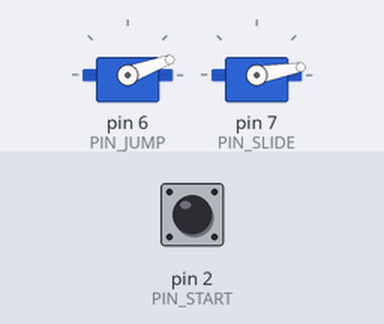
A sketch run on a simulated Arduino Uno, built with avr-gcc and run on an emulated ATmega328P. Parts: 2 × servo. The test bench sets the inputs (shaded band); at power-on: pin 2 (PIN_START) HIGH. What the sketch prints to the serial monitor is not drawn.

Above: at 1.2 s.
1.3 s: pin 2 (PIN_START) pulled LOW for 0.15 s
Timing chart, 0 to 16.7 s (numbered marks = the images above; inputs shaded):
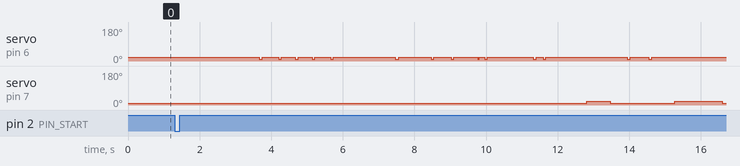

Measured:
- after the input at 1.3 s, servo on pin 7 (PIN_SLIDE): 10° → 20° after 11.5 s, → 10° 0.65 s later, → 20° 1.8 s later, → 10° 1.3 s later

The sketch:

cookie_run_bot.ino
```cpp
#include <Servo.h>
#include <avr/pgmspace.h>
#include "timing_table.h"

// ---------------------------------------------------------------- pins
const uint8_t PIN_JUMP  = 6;
const uint8_t PIN_SLIDE = 7;
const uint8_t PIN_START = 2;   // push button: one leg here, other leg to GND

// ------------------------------------------------- servo travel angles
// Tune these against a drawing app before touching Cookie Run.
const uint8_t REST_JUMP  = 20;
const uint8_t PRESS_JUMP = 10;
const uint8_t REST_SLIDE  = 10;
const uint8_t PRESS_SLIDE = 20;

// Shifts the whole sequence. Positive = everything happens later.
const int32_t TIME_OFFSET_MS = 0;

Servo servoJump, servoSlide;

// ---------------------------------------------------------------- state
bool running = false;
uint32_t startMs = 0;
uint16_t nextEv = 0;

bool jumpDown = false, slideDown = false;
uint32_t jumpReleaseAt = 0, slideReleaseAt = 0;

void setup() {
  Serial.begin(9600);
  pinMode(PIN_START, INPUT_PULLUP);

  servoJump.attach(PIN_JUMP);
  servoSlide.attach(PIN_SLIDE);
  servoJump.write(REST_JUMP);
  servoSlide.write(REST_SLIDE);

  Serial.print(F("Ready. "));
  Serial.print(EV_COUNT);
  Serial.println(F(" events loaded. Press the button to start."));
}

void loop() {
  // ---- waiting for the start button ----
  if (!running) {
    if (digitalRead(PIN_START) == LOW) {
      delay(20);                                 // debounce
      while (digitalRead(PIN_START) == LOW) { }  // wait for release
      startMs = millis();
      nextEv = 0;
      running = true;
      Serial.println(F("GO"));
    }
    return;
  }

  int32_t now = (int32_t)(millis() - startMs) - TIME_OFFSET_MS;

  // ---- fire every event that has come due ----
  while (nextEv < EV_COUNT &&
         (int32_t)pgm_read_dword(&evTime[nextEv]) <= now) {

    uint8_t  which = pgm_read_byte(&evWhich[nextEv]);
    uint16_t dur   = pgm_read_word(&evDur[nextEv]);

    if (which == JUMP) {
      servoJump.write(PRESS_JUMP);
      jumpDown = true;
      jumpReleaseAt = now + dur;
    } else {
      servoSlide.write(PRESS_SLIDE);
      slideDown = true;
      slideReleaseAt = now + dur;
    }
    nextEv++;
  }

  // ---- lift each head once its hold time is up ----
  if (jumpDown && now >= (int32_t)jumpReleaseAt) {
    servoJump.write(REST_JUMP);
    jumpDown = false;
  }
  if (slideDown && now >= (int32_t)slideReleaseAt) {
    servoSlide.write(REST_SLIDE);
    slideDown = false;
  }

  // ---- finished ----
  if (nextEv >= EV_COUNT && !jumpDown && !slideDown) {
    running = false;
    Serial.println(F("Run complete."));
  }
}
```

timing_table.h
```cpp
// Generated by csv_to_arduino.py -- do not hand-edit.
// 665 events

#define JUMP  0
#define SLIDE 1

const uint32_t evTime[] PROGMEM = { 2217, 2767, 3217, 3700, 4217, 6017, 7017, 7583, 8317, 8517, 9867, 10150, 11367, 12500, 13100, 13817, 15900, 16667, 17450, 17967, 18433, 18917, 19367, 19833, 20317, 20767, 21250, 21717, 22150, 22752, 23352, 23902, 24435, 25018, 25535, 26118, 26702, 27468, 28035, 29202, 29735, 30302, 30852, 31418, 32002, 32552, 32768, 33018, 33202, 33402, 33535, 33685, 34452, 34885, 35568, 36302, 38002, 39968, 40268, 42535, 42802, 43952, 44318, 44985, 45502, 45952, 46402, 46885, 47352, 47820, 48287, 48720, 49203, 49620, 50120, 50553, 51070, 51520, 52020, 52570, 53103, 53687, 54320, 54920, 55237, 56520, 57070, 57587, 58637, 59187, 59753, 60303, 61153, 61820, 62337, 62853, 64737, 66153, 66637, 67787, 68087, 68937, 69520, 70353, 70920, 71537, 71720, 72337, 72903, 73488, 74038, 74705, 75238, 75805, 76322, 76855, 77455, 77988, 78422, 78838, 79288, 79722, 80155, 80588, 81005, 81472, 81955, 82355, 83088, 83222, 84905, 85272, 85788, 87422, 88138, 88455, 89105, 90038, 91238, 91538, 92538, 92755, 93338, 93822, 94372, 94872, 96705, 97055, 97555, 97755, 97972, 98172, 98340, 98523, 98773, 98957, 99140, 99773, 100407, 100923, 101090, 101290, 101473, 101640, 101823, 102007, 102190, 102357, 102540, 102757, 103007, 103423, 103607, 103790, 103990, 104207, 104423, 104723, 104973, 105457, 105657, 105857, 106023, 106190, 106423, 106590, 106773, 106973, 107140, 107340, 107540, 107740, 107923, 108123, 108357, 108557, 108757, 108973, 109173, 109423, 113907, 114207, 114823, 115357, 115873, 116390, 116890, 117407, 117923, 118473, 118990, 119557, 120107, 120623, 121157, 121707, 122207, 122657, 123140, 123608, 124092, 125042, 125742, 125875, 126425, 126925, 128608, 128875, 129842, 130042, 131092, 131742, 132008, 132725, 133425, 134658, 134908, 136125, 136625, 137175, 137375, 137908, 138358, 138825, 139258, 139692, 140125, 140592, 141008, 141458, 141908, 142358, 142908, 143475, 144008, 144508, 145042, 145575, 146092, 146608, 147158, 147708, 148243, 148743, 149293, 149810, 150327, 150843, 151593, 151960, 156110, 156510, 156977, 157793, 158260, 158727, 159227, 160010, 160477, 160927, 161410, 162127, 162393, 163027, 163577, 164460, 164793, 165643, 166193, 166360, 166743, 166943, 167510, 167927, 168343, 168743, 169143, 169527, 169960, 170360, 170760, 171143, 171577, 172060, 172560, 173010, 173477, 173977, 174445, 174895, 175345, 175912, 176378, 176845, 177328, 177795, 178328, 178495, 178695, 179528, 179862, 180628, 181178, 181695, 182412, 182962, 183345, 184995, 186045, 187128, 187378, 189845, 190278, 190795, 191295, 191812, 192295, 193062, 193295, 193478, 193662, 193828, 193978, 194695, 195178, 195628, 196095, 196578, 197045, 197512, 197962, 198362, 198762, 199145, 199530, 199947, 200313, 200747, 201130, 201530, 201930, 202363, 202863, 203363, 203847, 204330, 204847, 205397, 205647, 206113, 206513, 206930, 207347, 207813, 208247, 208697, 209397, 209847, 210363, 210847, 211347, 211863, 212313, 212780, 214297, 214713, 215147, 216630, 218163, 218597, 219313, 219747, 220180, 221030, 221297, 221880, 222397, 222963, 223480, 223965, 224432, 224948, 225432, 225898, 226398, 226882, 227365, 227865, 228332, 228765, 229182, 229598, 230015, 230432, 230848, 231282, 231698, 232132, 233698, 234065, 237315, 237782, 238415, 238915, 241848, 242582, 242982, 243465, 243948, 244348, 244815, 245232, 245648, 246398, 246982, 247432, 247932, 248432, 248948, 249432, 249917, 250383, 250867, 251400, 251933, 252450, 252950, 253433, 253933, 254433, 254967, 255467, 255967, 256467, 256983, 258983, 259667, 259950, 260950, 261383, 261817, 262250, 262950, 263117, 263800, 264000, 265017, 265417, 266083, 266867, 267383, 267850, 268317, 268817, 269350, 269883, 270317, 272300, 272567, 273150, 273450, 274650, 275068, 275518, 275952, 276352, 276752, 277152, 277552, 278002, 278468, 278968, 279468, 279952, 280435, 280885, 281368, 281835, 282318, 282802, 283302, 283768, 284268, 284985, 285902, 286052, 286668, 286902, 287418, 287835, 288268, 288668, 289085, 289485, 289885, 291035, 291218, 291718, 292218, 292368, 293452, 293818, 294252, 295585, 296385, 296818, 297218, 297652, 297835, 298402, 298668, 299302, 300937, 301170, 301437, 302187, 302387, 303287, 303687, 304087, 304520, 304920, 305337, 305753, 306153, 306553, 306970, 307387, 307803, 308203, 308687, 309203, 309703, 310203, 310653, 311153, 311653, 312153, 312603, 313087, 315753, 316253, 317153, 317403, 318370, 318870, 319270, 319437, 320553, 320953, 321337, 321787, 322170, 322570, 324037, 325437, 325988, 326522, 327388, 327955, 328205, 328455, 331155, 332088, 332522, 332972, 333438, 333938, 337172, 337555, 338472, 338688, 338938, 339688, 339888, 340138, 341655, 343905, 346038, 347422, 347638, 348538, 348705, 350088, 352107, 352540, 353040, 353840, 354290, 355348, 355823, 356057, 356323, 356773, 357290, 357957, 358223, 359040, 359957, 360540, 361090, 361457, 362457, 362857, 363273, 363657, 364057, 364440, 364890, 365307, 366140, 366323, 366923, 367073, 368740, 369757, 369890, 370557, 370790, 371357, 371773, 372207, 372757, 375123, 375973, 376090, 376458, 376842, 377342, 377942, 378208, 378758, 380975, 381342, 381825, 382092, 383558, 383992, 384858, 385375, 385825, 386325, 386792, 387258, 387758 };
const uint8_t  evWhich[] PROGMEM = { JUMP, JUMP, JUMP, JUMP, JUMP, JUMP, JUMP, JUMP, JUMP, JUMP, JUMP, JUMP, SLIDE, JUMP, JUMP, SLIDE, JUMP, JUMP, JUMP, JUMP, JUMP, JUMP, JUMP, JUMP, JUMP, JUMP, JUMP, JUMP, JUMP, JUMP, JUMP, JUMP, JUMP, JUMP, JUMP, JUMP, JUMP, JUMP, JUMP, JUMP, JUMP, JUMP, JUMP, JUMP, JUMP, JUMP, SLIDE, JUMP, SLIDE, SLIDE, JUMP, SLIDE, JUMP, JUMP, JUMP, JUMP, SLIDE, JUMP, SLIDE, JUMP, JUMP, JUMP, JUMP, JUMP, JUMP, JUMP, JUMP, JUMP, JUMP, JUMP, JUMP, JUMP, JUMP, JUMP, JUMP, JUMP, JUMP, JUMP, JUMP, JUMP, JUMP, JUMP, JUMP, JUMP, JUMP, JUMP, JUMP, JUMP, JUMP, JUMP, JUMP, JUMP, JUMP, JUMP, JUMP, JUMP, JUMP, JUMP, JUMP, JUMP, JUMP, JUMP, JUMP, JUMP, JUMP, JUMP, JUMP, JUMP, JUMP, JUMP, JUMP, JUMP, JUMP, JUMP, JUMP, JUMP, JUMP, JUMP, JUMP, JUMP, JUMP, JUMP, JUMP, JUMP, JUMP, JUMP, JUMP, JUMP, JUMP, JUMP, JUMP, JUMP, SLIDE, JUMP, JUMP, JUMP, JUMP, JUMP, JUMP, JUMP, JUMP, JUMP, JUMP, JUMP, JUMP, JUMP, JUMP, JUMP, JUMP, JUMP, JUMP, JUMP, JUMP, JUMP, JUMP, JUMP, JUMP, JUMP, JUMP, JUMP, JUMP, JUMP, JUMP, JUMP, JUMP, JUMP, JUMP, JUMP, JUMP, JUMP, JUMP, JUMP, JUMP, JUMP, JUMP, JUMP, JUMP, JUMP, JUMP, JUMP, JUMP, JUMP, JUMP, JUMP, JUMP, JUMP, JUMP, JUMP, JUMP, JUMP, JUMP, JUMP, JUMP, JUMP, JUMP, JUMP, JUMP, JUMP, JUMP, JUMP, JUMP, JUMP, JUMP, JUMP, JUMP, JUMP, JUMP, JUMP, JUMP, JUMP, JUMP, JUMP, JUMP, JUMP, JUMP, JUMP, JUMP, JUMP, JUMP, JUMP, JUMP, JUMP, JUMP, JUMP, JUMP, JUMP, JUMP, SLIDE, JUMP, JUMP, JUMP, JUMP, JUMP, JUMP, JUMP, JUMP, JUMP, JUMP, JUMP, JUMP, JUMP, JUMP, JUMP, JUMP, JUMP, JUMP, JUMP, JUMP, JUMP, JUMP, JUMP, JUMP, JUMP, JUMP, JUMP, JUMP, JUMP, JUMP, JUMP, JUMP, JUMP, JUMP, JUMP, JUMP, JUMP, JUMP, JUMP, JUMP, JUMP, JUMP, JUMP, JUMP, JUMP, JUMP, JUMP, JUMP, JUMP, JUMP, JUMP, JUMP, JUMP, JUMP, JUMP, JUMP, JUMP, JUMP, SLIDE, JUMP, JUMP, JUMP, JUMP, JUMP, JUMP, JUMP, JUMP, JUMP, JUMP, JUMP, JUMP, JUMP, JUMP, JUMP, JUMP, JUMP, JUMP, JUMP, JUMP, JUMP, JUMP, JUMP, JUMP, JUMP, JUMP, JUMP, JUMP, JUMP, JUMP, JUMP, SLIDE, JUMP, SLIDE, JUMP, JUMP, JUMP, JUMP, JUMP, JUMP, JUMP, JUMP, JUMP, JUMP, JUMP, JUMP, JUMP, JUMP, JUMP, JUMP, SLIDE, SLIDE, SLIDE, SLIDE, SLIDE, SLIDE, JUMP, JUMP, JUMP, JUMP, JUMP, JUMP, JUMP, JUMP, JUMP, JUMP, JUMP, JUMP, JUMP, JUMP, JUMP, JUMP, JUMP, JUMP, JUMP, JUMP, JUMP, JUMP, JUMP, JUMP, JUMP, JUMP, JUMP, JUMP, JUMP, JUMP, JUMP, JUMP, JUMP, JUMP, JUMP, JUMP, JUMP, JUMP, JUMP, JUMP, JUMP, JUMP, JUMP, JUMP, JUMP, JUMP, JUMP, JUMP, JUMP, JUMP, JUMP, JUMP, JUMP, JUMP, JUMP, JUMP, JUMP, JUMP, JUMP, JUMP, JUMP, JUMP, JUMP, JUMP, JUMP, JUMP, JUMP, JUMP, JUMP, JUMP, JUMP, JUMP, JUMP, JUMP, JUMP, JUMP, SLIDE, JUMP, JUMP, JUMP, JUMP, JUMP, JUMP, JUMP, JUMP, JUMP, JUMP, JUMP, JUMP, JUMP, JUMP, JUMP, JUMP, JUMP, JUMP, JUMP, JUMP, JUMP, JUMP, JUMP, JUMP, JUMP, JUMP, JUMP, JUMP, JUMP, JUMP, JUMP, JUMP, JUMP, JUMP, JUMP, JUMP, JUMP, JUMP, JUMP, JUMP, JUMP, JUMP, JUMP, JUMP, JUMP, JUMP, JUMP, JUMP, JUMP, JUMP, JUMP, JUMP, JUMP, JUMP, JUMP, JUMP, JUMP, JUMP, JUMP, JUMP, JUMP, JUMP, JUMP, JUMP, JUMP, JUMP, JUMP, JUMP, JUMP, JUMP, JUMP, JUMP, JUMP, JUMP, JUMP, JUMP, JUMP, JUMP, JUMP, JUMP, JUMP, JUMP, JUMP, JUMP, JUMP, JUMP, JUMP, JUMP, JUMP, JUMP, JUMP, JUMP, JUMP, JUMP, JUMP, JUMP, JUMP, JUMP, JUMP, JUMP, JUMP, JUMP, JUMP, JUMP, JUMP, JUMP, JUMP, JUMP, JUMP, JUMP, JUMP, JUMP, JUMP, JUMP, SLIDE, JUMP, JUMP, JUMP, JUMP, JUMP, JUMP, JUMP, JUMP, JUMP, JUMP, JUMP, JUMP, JUMP, JUMP, JUMP, JUMP, JUMP, JUMP, JUMP, JUMP, JUMP, JUMP, JUMP, JUMP, JUMP, JUMP, JUMP, JUMP, JUMP, JUMP, JUMP, JUMP, JUMP, JUMP, JUMP, JUMP, JUMP, JUMP, JUMP, JUMP, JUMP, JUMP, JUMP, JUMP, JUMP, JUMP, SLIDE, JUMP, JUMP, JUMP, JUMP, JUMP, JUMP, JUMP, JUMP, JUMP, JUMP, SLIDE, JUMP, JUMP, SLIDE, JUMP, JUMP, SLIDE, JUMP, JUMP, JUMP, JUMP, JUMP, JUMP, JUMP, JUMP, JUMP, JUMP, JUMP, JUMP, JUMP, SLIDE, JUMP, JUMP, JUMP, JUMP, JUMP, JUMP, JUMP, JUMP, SLIDE, JUMP, JUMP, JUMP, JUMP, JUMP, JUMP, JUMP, JUMP, JUMP, JUMP, JUMP, JUMP, JUMP, JUMP, SLIDE, JUMP, JUMP, JUMP, JUMP, JUMP, JUMP, JUMP, JUMP, JUMP, SLIDE, JUMP, JUMP, JUMP, JUMP, JUMP, JUMP, JUMP, JUMP, JUMP, JUMP, JUMP, JUMP, JUMP, JUMP, JUMP, JUMP, JUMP, JUMP };
const uint16_t evDur[] PROGMEM = { 83, 67, 83, 67, 67, 100, 67, 67, 50, 67, 83, 67, 650, 83, 83, 1333, 67, 83, 83, 50, 67, 67, 67, 83, 50, 50, 50, 67, 85, 67, 67, 50, 83, 67, 83, 67, 67, 67, 67, 83, 67, 67, 67, 100, 67, 83, 117, 67, 83, 67, 100, 67, 50, 67, 50, 83, 750, 83, 1767, 83, 67, 83, 83, 67, 33, 50, 67, 67, 67, 67, 67, 67, 50, 83, 50, 83, 50, 83, 67, 67, 83, 67, 67, 67, 67, 83, 67, 67, 83, 100, 83, 67, 83, 83, 83, 100, 100, 100, 100, 83, 83, 100, 83, 83, 100, 83, 67, 83, 68, 67, 67, 50, 67, 83, 67, 67, 50, 67, 83, 83, 50, 67, 67, 50, 67, 67, 83, 83, 67, 100, 83, 100, 1367, 67, 67, 67, 67, 67, 67, 67, 67, 100, 67, 67, 50, 83, 83, 283, 117, 117, 100, 83, 100, 150, 83, 83, 367, 233, 367, 100, 117, 83, 83, 83, 83, 83, 83, 100, 100, 83, 283, 100, 100, 100, 100, 83, 100, 133, 367, 100, 83, 83, 100, 133, 67, 100, 100, 83, 100, 83, 100, 100, 100, 133, 100, 100, 117, 100, 117, 267, 100, 83, 67, 67, 83, 83, 83, 67, 83, 67, 67, 83, 67, 67, 83, 67, 67, 67, 67, 67, 83, 83, 50, 83, 67, 67, 83, 933, 67, 67, 100, 83, 67, 67, 50, 67, 67, 83, 83, 83, 67, 67, 83, 67, 67, 83, 67, 83, 83, 67, 67, 67, 67, 50, 67, 67, 67, 67, 83, 50, 50, 50, 50, 67, 50, 67, 67, 67, 100, 83, 83, 83, 67, 83, 67, 67, 83, 67, 83, 100, 83, 83, 67, 83, 100, 100, 767, 67, 67, 83, 67, 67, 83, 83, 67, 67, 67, 83, 83, 67, 50, 67, 50, 67, 67, 67, 83, 85, 67, 83, 83, 83, 67, 67, 67, 83, 83, 67, 783, 83, 550, 100, 67, 83, 83, 100, 83, 83, 50, 67, 67, 83, 83, 83, 83, 67, 67, 117, 67, 50, 83, 83, 83, 100, 67, 83, 83, 67, 67, 83, 50, 67, 50, 67, 67, 50, 67, 67, 67, 67, 67, 67, 83, 67, 67, 67, 67, 67, 67, 83, 83, 67, 83, 67, 83, 67, 67, 100, 67, 83, 83, 83, 100, 83, 100, 100, 83, 67, 83, 67, 83, 67, 67, 83, 50, 67, 67, 83, 83, 83, 83, 50, 67, 67, 50, 67, 67, 67, 67, 50, 67, 67, 50, 67, 67, 50, 67, 83, 83, 900, 83, 100, 83, 83, 100, 67, 83, 67, 67, 83, 67, 83, 83, 83, 100, 83, 83, 83, 67, 67, 67, 67, 67, 67, 83, 67, 50, 67, 67, 67, 50, 83, 50, 33, 83, 83, 100, 83, 83, 83, 67, 83, 83, 83, 83, 83, 83, 83, 83, 67, 83, 100, 100, 67, 83, 100, 83, 83, 67, 67, 83, 67, 67, 67, 50, 50, 67, 67, 67, 67, 83, 67, 67, 83, 83, 83, 83, 83, 67, 67, 67, 83, 67, 67, 50, 67, 83, 67, 50, 67, 67, 83, 83, 83, 50, 83, 100, 83, 50, 67, 67, 83, 83, 83, 67, 83, 83, 83, 83, 67, 50, 83, 67, 100, 667, 67, 83, 83, 83, 67, 50, 67, 83, 67, 67, 83, 67, 67, 67, 83, 67, 67, 67, 67, 67, 67, 83, 67, 67, 83, 83, 67, 83, 67, 83, 67, 83, 83, 83, 83, 83, 67, 83, 83, 83, 102, 83, 83, 100, 100, 83, 1317, 100, 67, 117, 83, 83, 83, 83, 83, 67, 83, 500, 67, 83, 1133, 67, 83, 1267, 83, 83, 83, 67, 100, 83, 83, 33, 83, 67, 33, 67, 67, 333, 83, 67, 100, 83, 100, 83, 83, 67, 667, 100, 83, 83, 100, 83, 83, 67, 67, 67, 83, 83, 83, 83, 67, 600, 83, 83, 50, 67, 83, 83, 100, 50, 102, 133, 67, 100, 83, 83, 83, 83, 83, 67, 67, 100, 83, 83, 67, 100, 117, 100, 100, 83 };
const uint16_t EV_COUNT = sizeof(evTime) / sizeof(evTime[0]);
```
